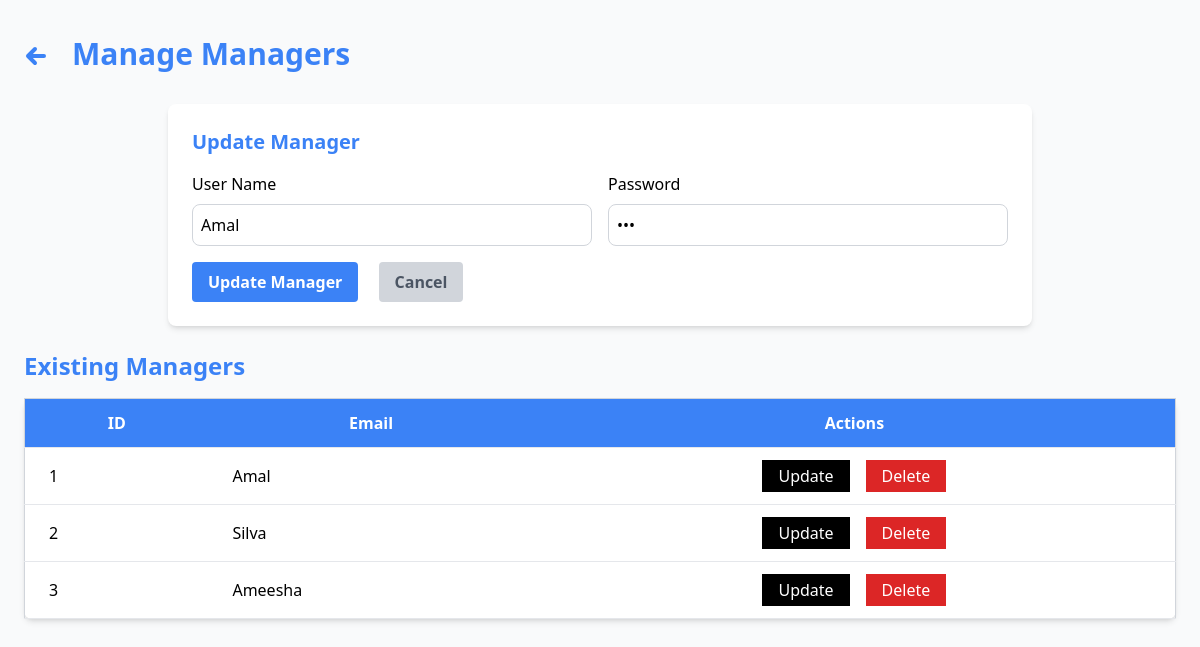
The app's page /admin/managers.php?id=1 with its own data.
### tables this page shows
CREATE TABLE IF NOT EXISTS `managers` (
  `id` int NOT NULL AUTO_INCREMENT,
  `username` varchar(50) NOT NULL,
  `password` varchar(255) NOT NULL,
  PRIMARY KEY (`id`)
);

### admin/managers.php (the view, shortened to what this page needs)
<?php
include '../config/database.php';
if (isset($_GET['id'])) {
    $id = $_GET['id'];
    $sql = "SELECT * FROM managers WHERE id = $id";
    $result = $conn->query($sql);
    $manager = $result->fetch_assoc();
}
$sql = "SELECT * FROM managers";
$result = $conn->query($sql);
?>
<!DOCTYPE html>
<html lang="en">
<head>
    <script src="https://cdn.tailwindcss.com"></script>
</head>
<body class="bg-gray-50">
<div class="flex">
    <div class="flex-grow p-6">
        <div class="flex items-center space-x-4 py-3 mb-5">
            <a href="admindashboard.php" class="flex items-center text-blue-500 hover:text-blue-700 text-2xl font-bold">
                <svg xmlns="http://www.w3.org/2000/svg" viewBox="0 0 24 24" fill="none" stroke="currentColor" class="h-6 w-6 mr-2 mt-1">
                    <path stroke-linecap="round" stroke-linejoin="round" stroke-width="4" d="M11 19l-7-7 7-7M4 12h16" />
                </svg>
            </a>
            <h1 class="text-3xl font-bold text-blue-500">Manage Managers</h1>
        </div>
        <div class="flex items-center justify-center">
            <form action="managers.php" method="POST" class="bg-white p-6 rounded-lg shadow-md mb-6 w-3/4" id="manager-form">
                <h3 id="form-title" class="text-xl font-semibold mb-4 text-blue-500"><?php echo isset($manager) ? "Update Manager" : "Create New Manager"; ?></h3>
                <div class="grid grid-cols-2 gap-4">
                    <div>
                        <label for="username" class="block mb-2">User Name</label>
                        <input type="name" name="username" id="username" required class="w-full p-2 border border-gray-300 rounded-lg" value="<?php echo isset($manager) ? $manager['username'] : ''; ?>">
                    </div>
                    <div>
                        <label for="password" class="block mb-2">Password</label>
                        <input type="password" name="password" id="password" required class="w-full p-2 border border-gray-300 rounded-lg" value="<?php echo isset($manager) ? $manager['password'] : ''; ?>">
                    </div>
                </div>
                <button type="submit" id="submit-btn" name="<?php echo isset($manager) ? 'update' : 'create'; ?>" class="text-white px-4 py-2 rounded bg-blue-500 font-semibold mt-4 hover:bg-blue-600"><?php echo isset($manager) ? 'Update Manager' : 'Create Manager'; ?></button>
                <?php if (isset($manager)): ?>
                    <a href="managers.php"><button type="button" id="cancel-btn" class="text-gray-600 px-4 py-2 rounded bg-gray-300 font-semibold mt-4 ml-4 hover:bg-gray-400">Cancel</button></a>
                <?php endif; ?>
            </form>
        </div>
        <h3 class="text-2xl font-bold text-blue-500 mb-4">Existing Managers</h3>
        <table class="min-w-full bg-white border border-gray-300 rounded-lg shadow-md">
            <thead>
                <tr class="bg-blue-500">
                    <th class="px-6 py-3 border-b text-white">ID</th>
                    <th class="px-6 py-3 border-b text-white">Email</th>
                    <th class="px-6 py-3 border-b text-white">Actions</th>
                </tr>
            </thead>
            <tbody>
                <?php while ($row = $result->fetch_assoc()): ?>
                <tr>
                    <td class="px-6 py-3 border-b"><?php echo $row['id']; ?></td>
                    <td class="px-6 py-3 border-b"><?php echo $row['username']; ?></td>
                    <td class="px-6 py-3 border-b">
                        <div class="flex justify-center space-x-4">
                            <a href="managers.php?id=<?php echo $row['id']; ?>" class="bg-black text-white px-4 py-1 hover:bg-gray-600">Update</a>
								<form action="managers.php" method="POST" class="inline-block" onsubmit="return confirmDelete();">
    								<button type="submit" name="delete" class="bg-red-600 text-white px-4 py-1 hover:bg-red-500">Delete</button>
								</form>
						</div>
                    </td>
                </tr>
                <?php endwhile; ?>
            </tbody>
        </table>
    </div>
</div>
</body>
</html>

### records on screen
managers: username "Amal", id "1"
managers: id "2", username "Silva"
managers: id "3", username "Ameesha"
